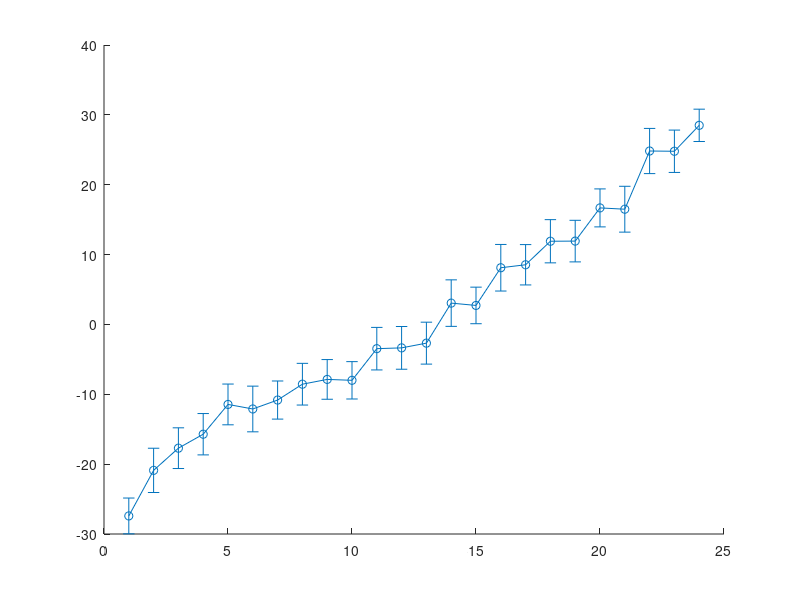

Recreate this plot in MATLAB. (Note: this script raises an error after producing the figure.)
clear; close all;

% Color definitions
blue = [0 0.4470 0.7410];
orange = [0.8500 0.3250 0.0980];
yellow = [0.9290 0.6940 0.1250];
purple = [0.4940 0.1840 0.5560];
green = [0.4660 0.6740 0.1880];
bright_blue = [0.3010 0.7450 0.9330];
dark_red = [0.6350 0.0780 0.1840];
red_base = [0.85, 0.1, 0.1];
blue_base = [0.1, 0.45, 0.85];
color_map = [blue_base; red_base; purple];

% Load data
load('data_perb_w.mat')

% Compute statistics
freq_perb = W + f_perb;
freq_perb_std = reshape(std(freq_perb, 0, 2), M, num_sigma);
freq_perb_mean = reshape(mean(freq_perb, 2), M, num_sigma);

% Create main plot
figure; hold on;
for sidx = [4 5 6]
    errorbar(1:M, freq_perb_mean(:,sidx) + 30*(sidx-4), freq_perb_std(:,sidx), 'o-', ...
        'Color', color_map(sidx-3,:), ...
        'LineWidth', 2, 'MarkerSize', 6, 'CapSize', 8);
end

xlabel('No. Laser');
ylabel('Relative $\Delta_i$ rad/ns', 'Interpreter', 'latex');
grid on;
set(gca, 'FontSize', 20);
axis tight;
xticks([1, 6, 12, 18, 24]);

% Get handle to main axes
ax1 = gca;
ax1.TickDir = 'in';
ax1.LineWidth = 1.5;

% Create duplicate top-right axes without labels
ax2 = axes('Position', ax1.Position, ...
           'XAxisLocation', 'top', ...
           'YAxisLocation', 'right', ...
           'Color', 'none', ...
           'XColor', ax1.XColor, ...
           'YColor', ax1.YColor, ...
           'TickLength', ax1.TickLength, ...
           'LineWidth', ax1.LineWidth, ...
           'FontSize', ax1.FontSize, ...
           'TickDir', 'in');

% Match limits and ticks, but remove labels
ax2.XLim = ax1.XLim;
ax2.YLim = ax1.YLim;
ax2.XTick = ax1.XTick;
ax2.YTick = ax1.YTick;
ax2.XTickLabel = [];
ax2.YTickLabel = [];

% Export
exportgraphics(gcf, 'figure_without_margins.png', 'Resolution', 300);
